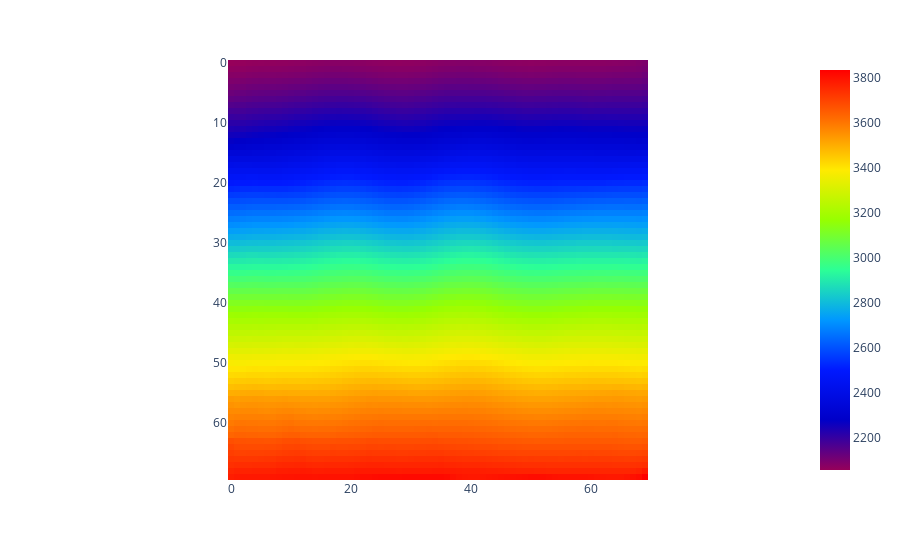

Here is the notebook cell this chart was saved with:
### Code cell
px.imshow(
    stats["y_mean"].squeeze(),
    # facet_col=0,
    color_continuous_scale="Rainbow",
)

### Figure 1 — Plotly figure (JSON) as saved in the notebook; plotly's stock layout.template omitted (floating-point values rounded to 4 significant figures; data arrays with more than 128 entries replaced by an {"elided": "..."} marker saying what was removed)
{"data": [{"coloraxis": "coloraxis", "hovertemplate": "x: %{x}<br>y: %{y}<br>color: %{z}<extra></extra>", "name": "0", "type": "heatmap", "xaxis": "x", "yaxis": "y", "z": {"elided": "70x70 float values"}}], "layout": {"coloraxis": {"colorscale": [[0, "rgb(150,0,90)"], [0.125, "rgb(0,0,200)"], [0.25, "rgb(0,25,255)"], [0.375, "rgb(0,152,255)"], [0.5, "rgb(44,255,150)"], [0.625, "rgb(151,255,0)"], [0.75, "rgb(255,234,0)"], [0.875, "rgb(255,111,0)"], [1, "rgb(255,0,0)"]]}, "margin": {"t": 60}, "xaxis": {"anchor": "y", "constrain": "domain", "domain": [0, 1], "scaleanchor": "y"}, "yaxis": {"anchor": "x", "autorange": "reversed", "constrain": "domain", "domain": [0, 1]}}}
